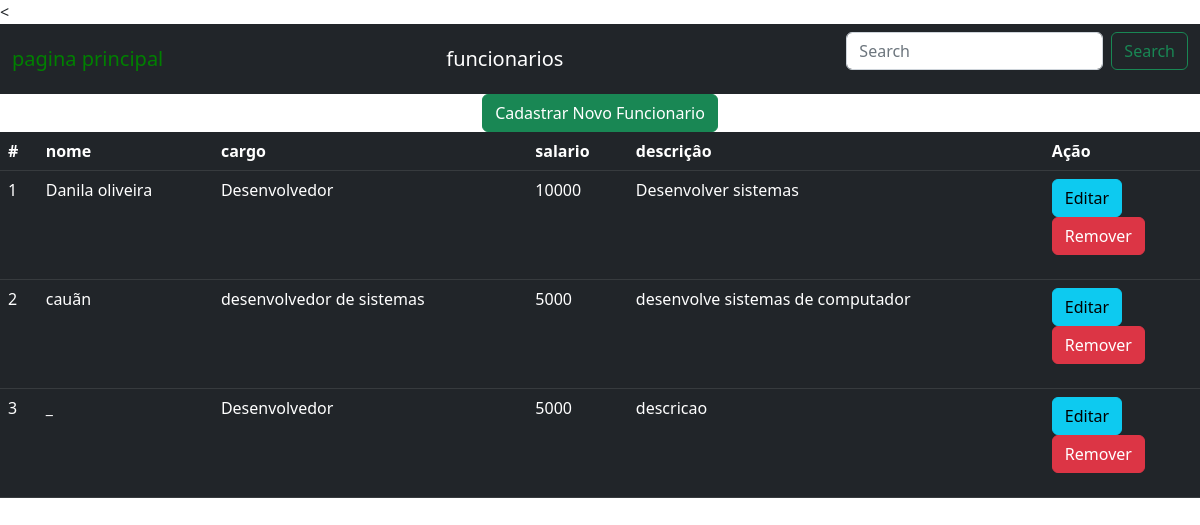
/funcionarios.php, run on the app's committed database.
### tables this page shows
CREATE TABLE `funcionarios` (
  `id` int(11) NOT NULL,
  `nome` varchar(150) NOT NULL,
  `cargo` varchar(80) NOT NULL,
  `salario` float NOT NULL,
  `descricao` varchar(150) NOT NULL
);

### funcionarios.php (the view, shortened to what this page needs)
<<!doctype html>
<html lang="en">
<head>
    <link href="https://cdn.jsdelivr.net/npm/bootstrap@5.2.0-beta1/dist/css/bootstrap.min.css" rel="stylesheet">
  </head>
  <body>
  <nav class="navbar bg-dark">
    <div class="container-fluid">
        <a href="bootstrap.php" class="navbar-brand" style= "color:green;">pagina principal</a>
        <a href="funcionarios.php" class="navbar-brand" style= "color:white;">funcionarios</a>
            <form class="d-flex" role="search">
                <input class="form-control me-2" type="search" placeholder="Search" aria-label="Search">
                <button class="btn btn-outline-success" type="submit">Search</button>
    </form>
  </div>
</nav>
<center>
<a href="cadastrarFuncionario.php" type="button" class="btn btn-success">Cadastrar Novo Funcionario</a>
    <?php
 function conexao(){
  $nomeServidor = "localhost";
  $database = "database";
  $usuario = "root";
  $senha = "";
  $conexao = mysqli_connect($nomeServidor, $usuario, $senha, $database);
  return $conexao;
      }
      function selectFuncionarios(){
          $conexao = conexao();
      $comando = "SELECT * FROM FUNCIONARIOS";
      $resultado_comando = mysqli_query($conexao, $comando)or die('erro do envio do comando:'.$comando. ''.mysqli_error($conexao));
      return $resultado_comando;
      }
     $funcionarios = selectFuncionarios();
    ?>
    <table class="table table-dark table-hover">
      <thead>
        <tr>
         <th scope="col">#</th>
         <th scope="col">nome</th>
         <th scope="col">cargo</th>
        <th scope="col">salario</th>
        <th scope="col">descriçâo</th>
        <th scope="col">Ação</th>
        </tr>
  </thead>
  <tbody>
    <?php
  while($indice = mysqli_fetch_array($funcionarios)){
    echo "<tr>";
    echo "<td>".$indice['id']."</td>";
    echo "<td>".$indice['nome']."</td>";
    echo "<td>".$indice['cargo']."</td>";
    echo "<td>".$indice['salario']."</td>";
    echo "<td>".$indice['descricao']."</td>";
    echo "<td>";
    echo "<button class='btn btn-info'>Editar</button>";
    echo "<form action= 'funcionarios.php?id=$indice[id]' method= 'POST'>";
      echo "<button class= 'btn btn-danger' >Remover</button>";
      echo "</form>";
      echo "</td>";
    echo "</tr>";
  }
    ?>
</table>
</center>
</body>
</html>

### data on the page
funcionarios: id "1", nome "Danila oliveira", cargo "Desenvolvedor", salario "10000", descricao "Desenvolver sistemas"
funcionarios: id "2", nome "cauãn", cargo "desenvolvedor de sistemas", salario "5000", descricao "desenvolve sistemas de computador"
funcionarios: id "3", nome "_", cargo "Desenvolvedor", salario "5000", descricao "descricao"
